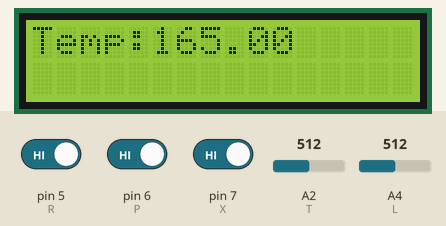
The sketch below on a simulated Arduino Uno, built with avr-gcc and run on an emulated ATmega328P. Parts: 16×2 character LCD. The inputs (shaded band) are chosen by the test bench; at power-on: pin 5 (R) HIGH, pin 7 (X) HIGH, pin 6 (P) HIGH, A2 (T) = 512, A4 (L) = 512. What the sketch prints to the serial monitor is not drawn.

Above: at 1.2 s.
1.3 s: pin 5 (R) driven LOW
At 3.6 s:
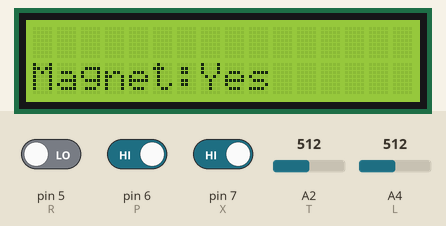
7.5 s: pin 7 (X) driven LOW
At 9.4 s:
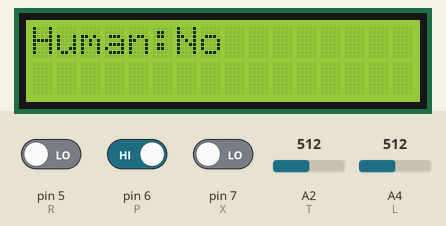
20.0 s: pin 6 (P) driven LOW
At 20.9 s:
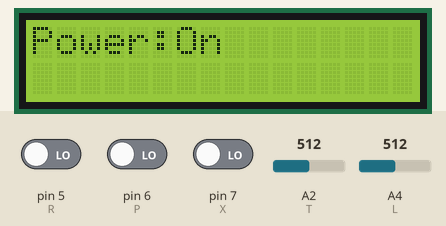
31.7 s: pin 5 (R) driven HIGH
At 34.0 s:
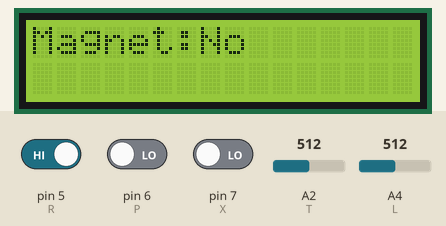
44.2 s: A2 (T) set to 716
At 47.1 s:
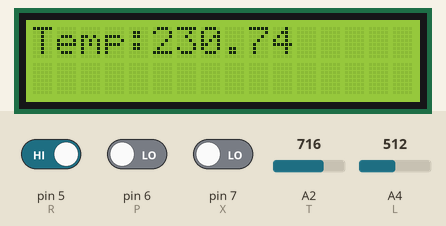
50.2 s: A4 (L) set to 716
At 53.0 s:
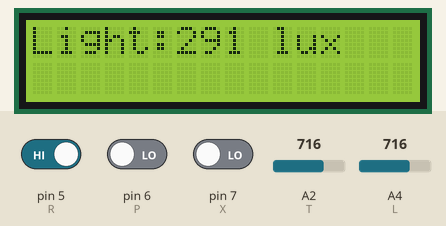
Timing chart, 0 to 54.5 s (numbered marks = the images above; inputs shaded):
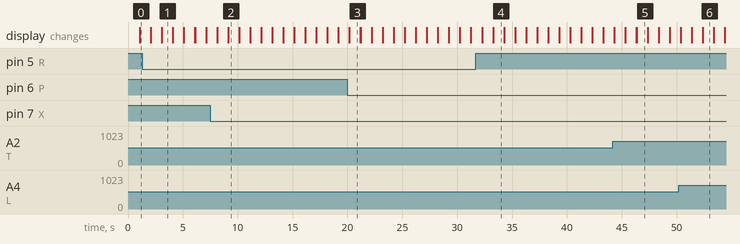

The sketch:

Henrrique.ino
```cpp
// INCLUDES
#include <dht11.h>
dht11 DHT;

#include<LiquidCrystal.h>
LiquidCrystal lcd(8,9,10,11,12,13);


//var
int P=6; // Power switch
int R=5; // Reed switch
int X=7; // PIR sensor

int T=A2; // Temperature - A2 has already been defined as Analog Pin 2 in arduino lib
int L=A4; // Light - A4 has already been defined as Analog Pin 4 in arduino lib
int H=A5; // Humidity - A5 has already been defined as Analog Pin 5 in arduino lib

void setup()
{
   lcd.begin(16,2); // LCD columns,rows
   pinMode(P, INPUT);
   pinMode(R, INPUT);
   pinMode(X, INPUT);
   Serial.begin(115200);// start sending data to computer via USB at high baud rate

}

////////////////// TEMPERATURE////////////////

void TEMPERATURE()
{
  int value_temp=analogRead(T); //reading from A2 pin
  delay(10);
  float milivolts_temp=((value_temp/1024.0)*3300); // (sensor reading)/ADC*Voltage
  float CELSIUS=milivolts_temp/10.0;
  lcd.setCursor(0,0); // column, row
  lcd.print("Temp:");
  lcd.print(CELSIUS);
  // send temperature data to USB
  Serial.print(CELSIUS);
  Serial.print(",");
}

////////////////Light////////////////
void LIGHT()
{
  int Light_value=analogRead(L); //reading from A4 pin
  float volts_lig=((Light_value/1023.0)*5);
  int LIGHT=500/(4*((5-volts_lig)/volts_lig));
  lcd.setCursor(0,0); // column, row
  lcd.print("Light:");
  lcd.print(LIGHT);
  lcd.print(" lux");
  // send data to USB
  Serial.print(LIGHT);
  Serial.print(",");
}

///////////////Humidity//////////////////

void HUMIDITY()
{
  int chk = DHT.read(H);
  float HUM = DHT.humidity;
  lcd.clear();
  lcd.setCursor(0,0);
  lcd.print("A5:");
  lcd.print(chk);

  lcd.setCursor(0,1);
  lcd.print("Humid:");
  lcd.print(HUM);
  lcd.print("%");

}

/////////////// CAPTURE DE POwER STATUS AND DISPLAY

void POWER()
{
    if(digitalRead(P)==LOW)
    {
      lcd.setCursor(0,0);
      lcd.print("Power:");
      lcd.print("On");
    }
    else
    {
      lcd.setCursor(0,1);// column, row
        lcd.print("Power:");
        lcd.print("Off");
    }
//    Serial.print(P);
//    Serial.print(",");
}

// Reed Switch (Magnet)

void REED()
{
  if (digitalRead(R)==LOW)
  {
    lcd.setCursor(0,1);
    lcd.print("Magnet:Yes");
    // send data to USB - 0 for no, 1 for yes
    Serial.print(1);
  }
  else
  {
    lcd.setCursor(0,0);
    lcd.print("Magnet:No");
    // send data to USB - 0 for no, 1 for yes
    Serial.print(0);
  }
  Serial.print(",");
}

// Infra Red Sensor
void PIR()
{
   if (digitalRead(X) == LOW)
   {
    lcd.setCursor(0,0);
    lcd.print("Human:No");
    // send data to USB - 0 for no, 1 for yes
    Serial.print(0);
   }
   else
   {
    lcd.setCursor(0,1);
    lcd.print("Human:Yes");
    // send data to USB - 0 for no, 1 for yes
    Serial.print(1);
   }
   // send next line to USB - this is for the .csv file
   Serial.println();
}


///////////////Main funtion///////////////

void loop()
{
while(1)
  {
    POWER();
    delay(1000);
    lcd.clear();

    TEMPERATURE();
    delay(1000);
    lcd.clear();

    LIGHT();
    delay(1000);
    lcd.clear();

    REED();
    delay(1000);
    lcd.clear();

    PIR();
    delay(1000);
    lcd.clear();


  }
}
```

Measured:
- after the input at 1.3 s, the display: first differs from a run without the input after 1.8 s (image 1)
- after the input at 7.5 s, the display: first differs from a run without the input after 1.6 s (image 2)
- after the input at 20.0 s, the display: changes after 0.18 s (image 3)
- after the input at 31.7 s, the display: first differs from a run without the input after 1.6 s (image 4)
- what the display in image 1 shows lasts 1.0 s, from 3.1 s to 4.1 s
